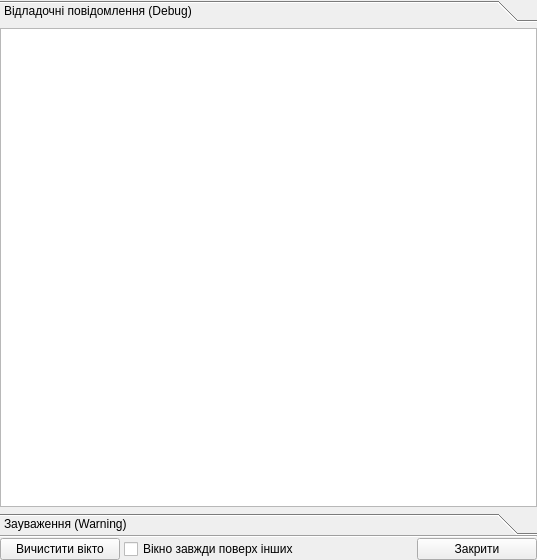
<?xml version="1.0" encoding="UTF-8"?>
<ui version="4.0">
 <class>UDebugForm</class>
 <widget class="QWidget" name="UDebugForm">
  <property name="geometry">
   <rect>
    <x>0</x>
    <y>0</y>
    <width>537</width>
    <height>560</height>
   </rect>
  </property>
  <property name="windowTitle">
   <string>Інформація виконання програми</string>
  </property>
  <property name="windowIcon">
   <iconset>
    <normaloff>:/icontexto_webdev_pack/icontexto_webdev_pack/icontexto-webdev-info-032x032.png</normaloff>:/icontexto_webdev_pack/icontexto_webdev_pack/icontexto-webdev-info-032x032.png</iconset>
  </property>
  <layout class="QGridLayout">
   <property name="margin">
    <number>0</number>
   </property>
   <property name="spacing">
    <number>0</number>
   </property>
   <item row="0" column="0">
    <widget class="QToolBox" name="toolBox">
     <property name="currentIndex">
      <number>0</number>
     </property>
     <widget class="QWidget" name="pageDebug">
      <property name="geometry">
       <rect>
        <x>0</x>
        <y>0</y>
        <width>537</width>
        <height>469</height>
       </rect>
      </property>
      <attribute name="icon">
       <iconset resource="../images/UImgLib.qrc">
        <normaloff>:/UtechLibImg/libImages/utechLibImg_blue_speech_bubble_48.png</normaloff>:/UtechLibImg/libImages/utechLibImg_blue_speech_bubble_48.png</iconset>
      </attribute>
      <attribute name="label">
       <string>Відладочні повідомлення (Debug)</string>
      </attribute>
      <layout class="QGridLayout">
       <property name="margin">
        <number>0</number>
       </property>
       <property name="spacing">
        <number>0</number>
       </property>
       <item row="0" column="0">
        <widget class="QTextEdit" name="textEditDebugInfo">
         <property name="undoRedoEnabled">
          <bool>true</bool>
         </property>
         <property name="readOnly">
          <bool>true</bool>
         </property>
         <property name="html">
          <string>&lt;!DOCTYPE HTML PUBLIC &quot;-//W3C//DTD HTML 4.0//EN&quot; &quot;http://www.w3.org/TR/REC-html40/strict.dtd&quot;&gt;
&lt;html&gt;&lt;head&gt;&lt;meta name=&quot;qrichtext&quot; content=&quot;1&quot; /&gt;&lt;style type=&quot;text/css&quot;&gt;
p, li { white-space: pre-wrap; }
&lt;/style&gt;&lt;/head&gt;&lt;body style=&quot; font-family:'MS Shell Dlg 2'; font-size:8.25pt; font-weight:400; font-style:normal;&quot;&gt;
&lt;p style=&quot;-qt-paragraph-type:empty; margin-top:0px; margin-bottom:0px; margin-left:0px; margin-right:0px; -qt-block-indent:0; text-indent:0px; font-size:8pt;&quot;&gt;&lt;/p&gt;&lt;/body&gt;&lt;/html&gt;</string>
         </property>
         <property name="acceptRichText">
          <bool>false</bool>
         </property>
        </widget>
       </item>
      </layout>
     </widget>
     <widget class="QWidget" name="pageWarning">
      <property name="geometry">
       <rect>
        <x>0</x>
        <y>0</y>
        <width>537</width>
        <height>469</height>
       </rect>
      </property>
      <attribute name="icon">
       <iconset resource="../images/UImgLib.qrc">
        <normaloff>:/UtechLibImg/libImages/utechLibImg_comment_warning_48.png</normaloff>:/UtechLibImg/libImages/utechLibImg_comment_warning_48.png</iconset>
      </attribute>
      <attribute name="label">
       <string>Зауваження (Warning)</string>
      </attribute>
      <layout class="QGridLayout">
       <property name="margin">
        <number>0</number>
       </property>
       <property name="spacing">
        <number>0</number>
       </property>
       <item row="0" column="0">
        <widget class="QTextEdit" name="textEditWarningInfo">
         <property name="readOnly">
          <bool>true</bool>
         </property>
        </widget>
       </item>
      </layout>
     </widget>
    </widget>
   </item>
   <item row="2" column="0">
    <layout class="QHBoxLayout">
     <property name="spacing">
      <number>4</number>
     </property>
     <property name="margin">
      <number>0</number>
     </property>
     <item>
      <widget class="QPushButton" name="pushButton_clear">
       <property name="minimumSize">
        <size>
         <width>120</width>
         <height>0</height>
        </size>
       </property>
       <property name="layoutDirection">
        <enum>Qt::LeftToRight</enum>
       </property>
       <property name="text">
        <string>Вичистити вікто</string>
       </property>
       <property name="icon">
        <iconset resource="../images/UImgLib.qrc">
         <normaloff>:/UtechLibImg/libImages/utechLibImg_paper_48.png</normaloff>:/UtechLibImg/libImages/utechLibImg_paper_48.png</iconset>
       </property>
      </widget>
     </item>
     <item>
      <widget class="QCheckBox" name="checkBox_allWaysOnTop">
       <property name="text">
        <string>Вікно завжди поверх інших</string>
       </property>
      </widget>
     </item>
     <item>
      <spacer>
       <property name="orientation">
        <enum>Qt::Horizontal</enum>
       </property>
       <property name="sizeHint" stdset="0">
        <size>
         <width>40</width>
         <height>20</height>
        </size>
       </property>
      </spacer>
     </item>
     <item>
      <widget class="QPushButton" name="pushButton_close">
       <property name="minimumSize">
        <size>
         <width>120</width>
         <height>0</height>
        </size>
       </property>
       <property name="layoutDirection">
        <enum>Qt::LeftToRight</enum>
       </property>
       <property name="text">
        <string>Закрити</string>
       </property>
       <property name="icon">
        <iconset resource="../images/UImgLib.qrc">
         <normaloff>:/UtechLibImg/libImages/utechLibImg_icontexto-webdev-cancel-032x032.png</normaloff>:/UtechLibImg/libImages/utechLibImg_icontexto-webdev-cancel-032x032.png</iconset>
       </property>
      </widget>
     </item>
    </layout>
   </item>
   <item row="1" column="0">
    <widget class="Line" name="line">
     <property name="orientation">
      <enum>Qt::Horizontal</enum>
     </property>
    </widget>
   </item>
  </layout>
 </widget>
 <resources>
  <include location="../images/UImgLib.qrc"/>
 </resources>
 <connections/>
</ui>
